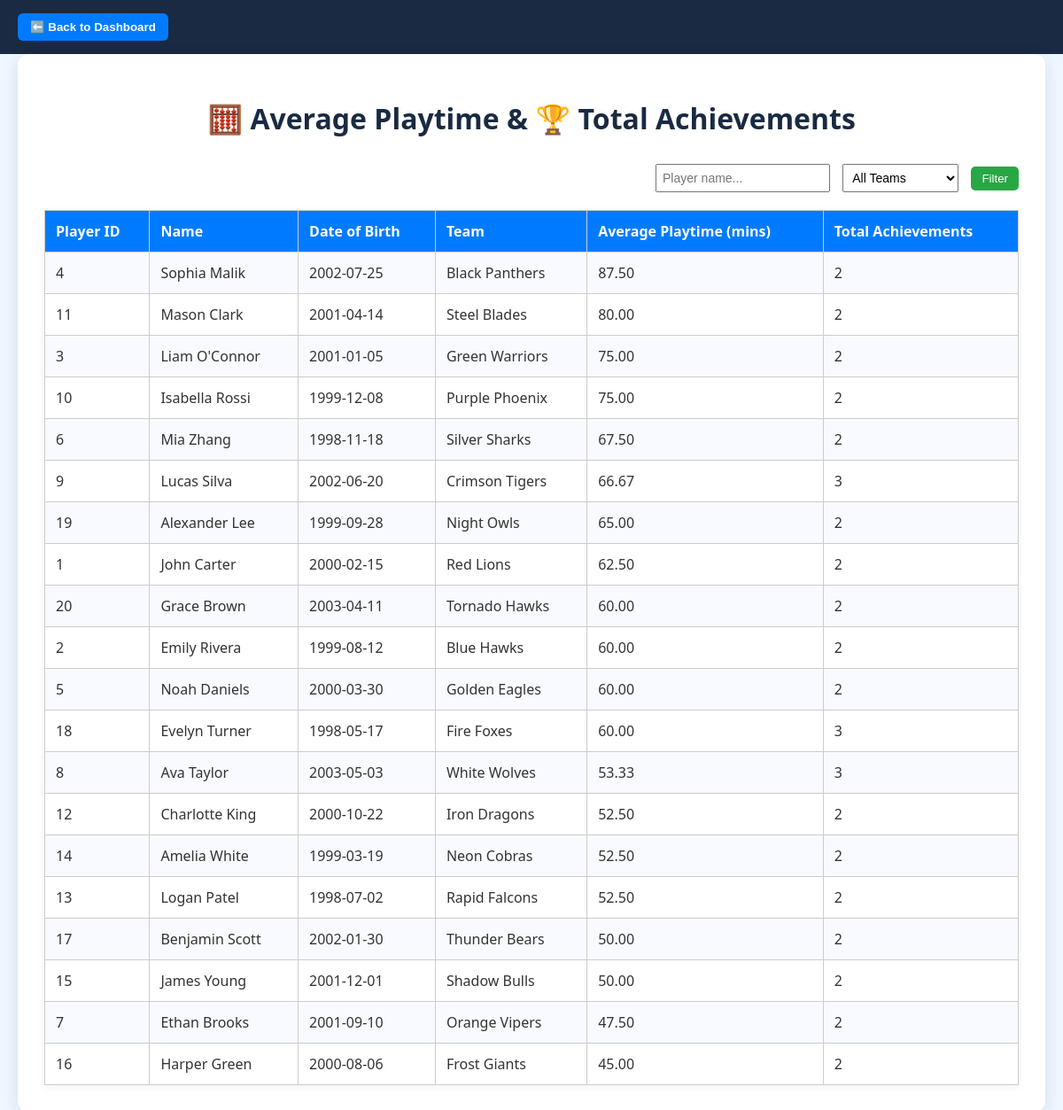
/game_analytics/aggregation.php, run on the app's committed database.
### tables this page shows
CREATE TABLE `player` (
  `PlayerID` int(11) NOT NULL,
  `Name` varchar(100) NOT NULL
);

CREATE TABLE `playeridentity` (
  `Name` varchar(100) NOT NULL,
  `DoB` date NOT NULL,
  `TeamID` int(11) NOT NULL
);

CREATE TABLE `team` (
  `TeamID` int(11) NOT NULL,
  `TeamName` varchar(100) NOT NULL
);

### game_analytics/aggregation.php (the view, shortened to what this page needs)
<?php
include 'db.php';
$searchName = $_GET['player_name'] ?? '';
$params = [];
$sql = "
SELECT
    Player.PlayerID,
    PlayerIdentity.Name,
    PlayerIdentity.DoB,
    Team.TeamName,
    ROUND(AVG(Participate.Playtime), 2) AS AvgPlaytime,
    COUNT(Achievement.AchievementID) AS TotalAchievements
FROM Player
JOIN PlayerIdentity ON Player.Name = PlayerIdentity.Name
JOIN Team ON PlayerIdentity.TeamID = Team.TeamID
LEFT JOIN Participate ON Player.PlayerID = Participate.PlayerID
LEFT JOIN Achievement ON Player.PlayerID = Achievement.PlayerID
";
$sql .= " GROUP BY Player.PlayerID, PlayerIdentity.Name, PlayerIdentity.DoB, Team.TeamName
          ORDER BY AvgPlaytime DESC";
$stmt = $conn->prepare($sql);
$stmt->execute($params);
$result = $stmt->fetchAll(PDO::FETCH_ASSOC);
?>
<!DOCTYPE html>
<html>
<head>
    <link rel="stylesheet" href="style.css">
</head>
<body>
<div class="top-bar">
    <button onclick="window.location.href='dashboard.php'">⬅️ Back to Dashboard</button>
</div>
<div class="container">
    <h1>🧮 Average Playtime & 🏆 Total Achievements</h1>
    <form method="GET" class="filter-form">
        <input type="text" name="player_name" placeholder="Player name..." value="<?= htmlspecialchars($searchName) ?>">
        <select name="team">
            <option value="">All Teams</option>
        </select>
        <button type="submit">Filter</button>
    </form>
    <table>
        <tr>
            <th>Player ID</th>
            <th>Name</th>
            <th>Date of Birth</th>
            <th>Team</th>
            <th>Average Playtime (mins)</th>
            <th>Total Achievements</th>
        </tr>
        <?php foreach ($result as $row): ?>
            <tr>
                <td><?= htmlspecialchars($row['PlayerID']) ?></td>
                <td><?= htmlspecialchars($row['Name']) ?></td>
                <td><?= htmlspecialchars($row['DoB']) ?></td>
                <td><?= htmlspecialchars($row['TeamName']) ?></td>
                <td><?= htmlspecialchars($row['AvgPlaytime'] ?? '0') ?></td>
                <td><?= htmlspecialchars($row['TotalAchievements']) ?></td>
            </tr>
        <?php endforeach; ?>
    </table>
</div>
</body>
</html>

### game_analytics/style.css (style rules this page uses)
body { font-family: 'Segoe UI', sans-serif; background-color: #eaf6ff; margin: 0; padding: 0; color: #333; }
.container { max-width: 1000px; margin: 50px auto; background: #fff; padding: 30px; border-radius: 12px; box-shadow: 0 5px 20px rgba(0, 0, 0, 0.1); }
h1 { text-align: center; color: #1a2a42; margin-bottom: 30px; }
table { width: 100%; border-collapse: collapse; margin-top: 20px; }
th, td { padding: 12px 16px; text-align: left; }
th { background-color: #007acc; color: white; font-weight: 600; }
tr:nth-child(even) { background-color: #f5faff; }
.filter-form { text-align: right; margin-bottom: 10px; }
select { padding: 5px; font-size: 14px; }

### game_analytics/aggregation.php (style rules this page uses)
body { background-color: #eef6ff; font-family: 'Segoe UI', sans-serif; margin: 0; }
.top-bar { background-color: #1a2a42; color: white; padding: 15px 20px; }
.top-bar button { background-color: #007BFF; border: none; color: white; padding: 8px 14px; border-radius: 6px; font-weight: bold; cursor: pointer; }
.container { padding: 30px; max-width: 1100px; margin: auto; }
h1 { color: #1a2a42; }
.filter-form { margin-bottom: 20px; }
.filter-form input, .filter-form select { padding: 6px; margin-right: 10px; font-size: 14px; }
.filter-form button { padding: 6px 12px; background-color: #28a745; color: white; border: none; border-radius: 5px; cursor: pointer; }
table { width: 100%; border-collapse: collapse; background: white; box-shadow: 0 2px 10px rgba(0,0,0,0.05); }
th, td { padding: 12px; border: 1px solid #ccc; text-align: left; }
th { background-color: #007BFF; color: white; }
tr:nth-child(even) { background-color: #f8faff; }

### data on the page
player: PlayerID "4", Name.Name "Sophia Malik", Name.DoB "2002-07-25", team.TeamName "Black Panthers", AvgPlaytime "87.50", TotalAchievements "2"
player: PlayerID "11", Name.Name "Mason Clark", Name.DoB "2001-04-14", team.TeamName "Steel Blades", AvgPlaytime "80.00", TotalAchievements "2"
player: PlayerID "3", Name.Name "Liam O'Connor", Name.DoB "2001-01-05", team.TeamName "Green Warriors", AvgPlaytime "75.00", TotalAchievements "2"
player: PlayerID "10", Name.Name "Isabella Rossi", Name.DoB "1999-12-08", team.TeamName "Purple Phoenix", AvgPlaytime "75.00", TotalAchievements "2"
player: PlayerID "6", Name.Name "Mia Zhang", Name.DoB "1998-11-18", team.TeamName "Silver Sharks", AvgPlaytime "67.50", TotalAchievements "2"
player: PlayerID "9", Name.Name "Lucas Silva", Name.DoB "2002-06-20", team.TeamName "Crimson Tigers", AvgPlaytime "66.67", TotalAchievements "3"
player: PlayerID "19", Name.Name "Alexander Lee", Name.DoB "1999-09-28", team.TeamName "Night Owls", AvgPlaytime "65.00", TotalAchievements "2"
player: PlayerID "1", Name.Name "John Carter", Name.DoB "2000-02-15", team.TeamName "Red Lions", AvgPlaytime "62.50", TotalAchievements "2"
player: PlayerID "20", Name.Name "Grace Brown", Name.DoB "2003-04-11", team.TeamName "Tornado Hawks", AvgPlaytime "60.00", TotalAchievements "2"
player: PlayerID "2", Name.Name "Emily Rivera", Name.DoB "1999-08-12", team.TeamName "Blue Hawks", AvgPlaytime "60.00", TotalAchievements "2"
player: PlayerID "5", Name.Name "Noah Daniels", Name.DoB "2000-03-30", team.TeamName "Golden Eagles", AvgPlaytime "60.00", TotalAchievements "2"
player: PlayerID "18", Name.Name "Evelyn Turner", Name.DoB "1998-05-17", team.TeamName "Fire Foxes", AvgPlaytime "60.00", TotalAchievements "3"
player: PlayerID "8", Name.Name "Ava Taylor", Name.DoB "2003-05-03", team.TeamName "White Wolves", AvgPlaytime "53.33", TotalAchievements "3"
player: PlayerID "12", Name.Name "Charlotte King", Name.DoB "2000-10-22", team.TeamName "Iron Dragons", AvgPlaytime "52.50", TotalAchievements "2"
player: PlayerID "14", Name.Name "Amelia White", Name.DoB "1999-03-19", team.TeamName "Neon Cobras", AvgPlaytime "52.50", TotalAchievements "2"
player: PlayerID "13", Name.Name "Logan Patel", Name.DoB "1998-07-02", team.TeamName "Rapid Falcons", AvgPlaytime "52.50", TotalAchievements "2"
player: PlayerID "17", Name.Name "Benjamin Scott", Name.DoB "2002-01-30", team.TeamName "Thunder Bears", AvgPlaytime "50.00", TotalAchievements "2"
player: PlayerID "15", Name.Name "James Young", Name.DoB "2001-12-01", team.TeamName "Shadow Bulls", AvgPlaytime "50.00", TotalAchievements "2"
player: PlayerID "7", Name.Name "Ethan Brooks", Name.DoB "2001-09-10", team.TeamName "Orange Vipers", AvgPlaytime "47.50", TotalAchievements "2"
player: PlayerID "16", Name.Name "Harper Green", Name.DoB "2000-08-06", team.TeamName "Frost Giants", AvgPlaytime "45.00", TotalAchievements "2"
